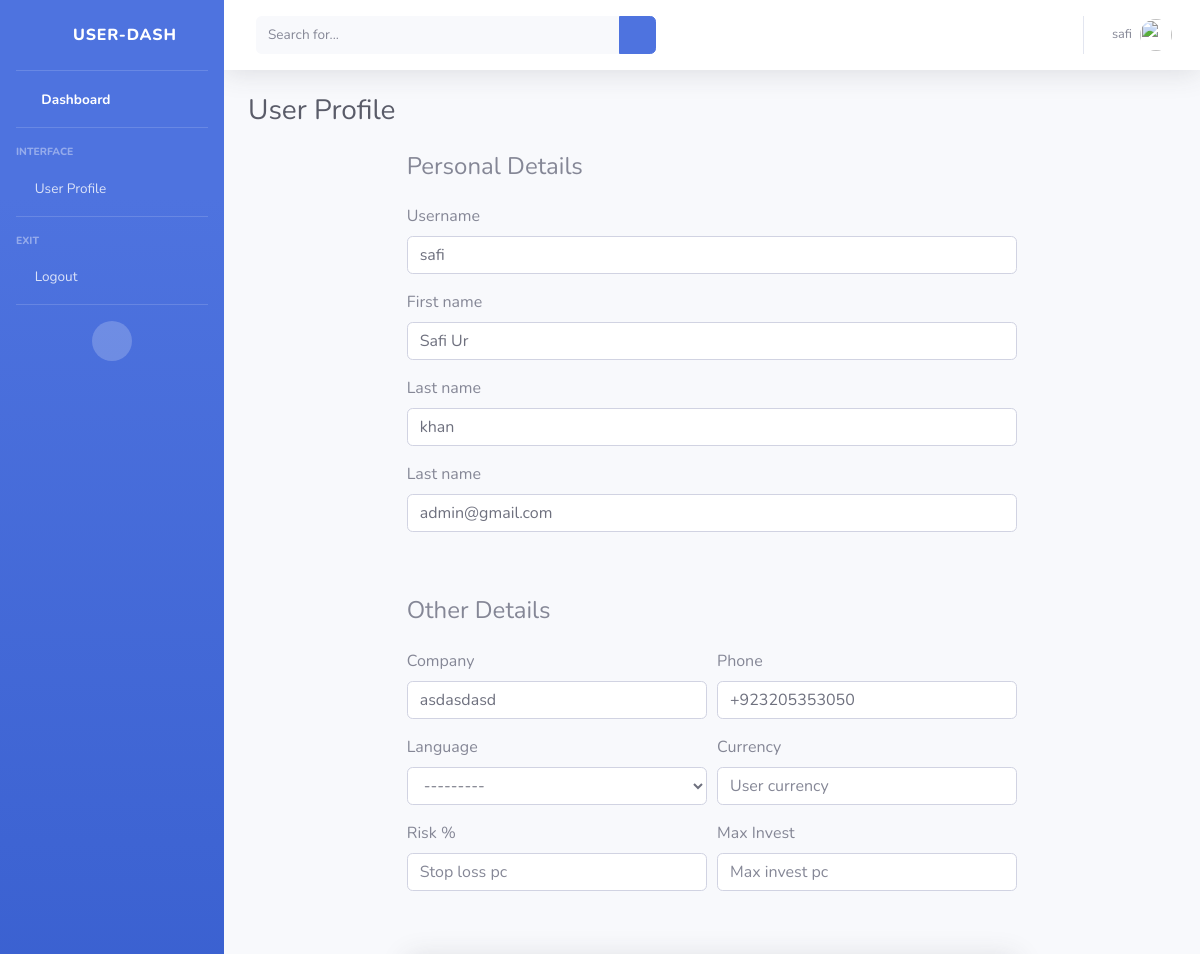
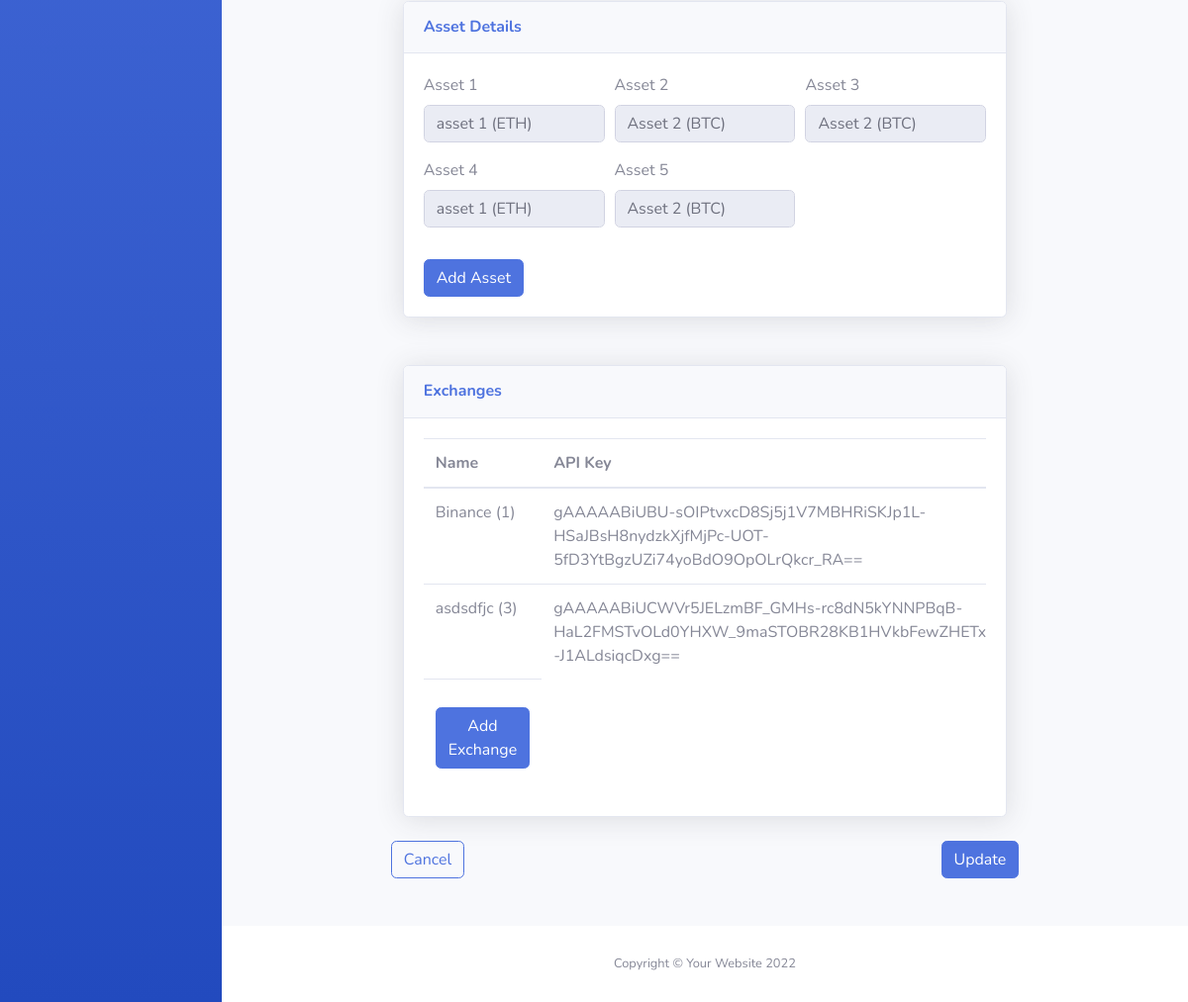
The app's page /profile/ (signed in), older data (2 pictures, top to bottom).
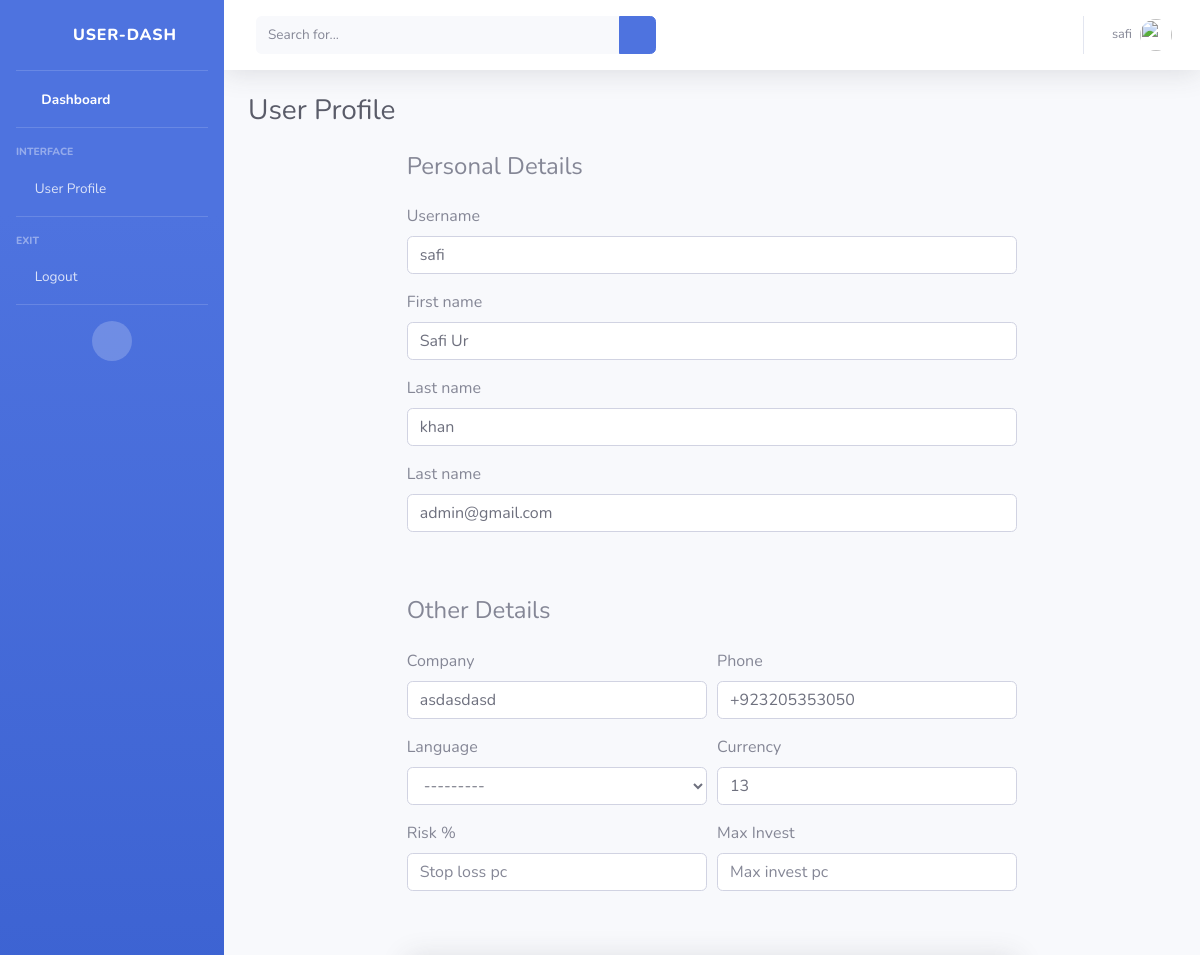
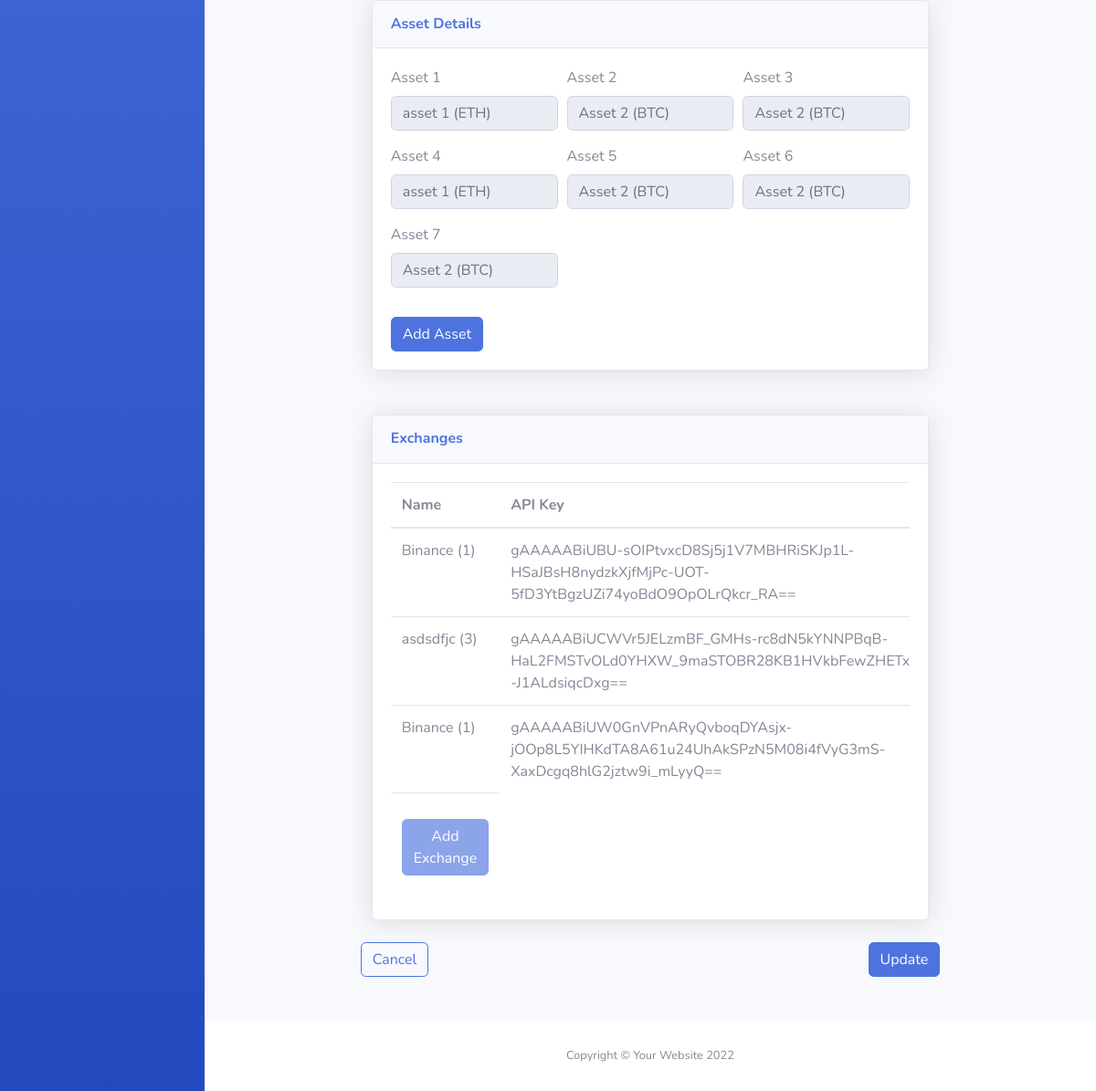
The same page, newer data (2 pictures, top to bottom).
### first_task_app/models.py (models this page shows, shortened)
class Profile(models.Model):
    user = models.OneToOneField(User, on_delete=models.CASCADE)
    company = models.CharField(max_length=50)
    telephone = models.CharField(max_length=50)
    typ = models.IntegerField(null=True, blank=True)
    user_currency = models.CharField(max_length=30, blank=True)
    money = models.FloatField(null=True, blank=True)
    portfolio_calc = models.FloatField(null=True, blank=True)
    stop_loss_pc = models.IntegerField(null=True, blank=True)
    max_invest_pc = models.IntegerField(null=True, blank=True)
    language = models.ForeignKey(Language, on_delete=models.CASCADE, null=True, blank=True)
    created_at = models.DateTimeField(auto_now_add=True)
    updated_at = models.DateTimeField(auto_now=True)

class UserAsset(models.Model):
    user = models.ForeignKey(User, on_delete=models.CASCADE)
    asset = models.ForeignKey(Asset, on_delete=models.CASCADE)
    def __str__(self):
        return "%s" % (self.asset)

class Asset(models.Model):
    name = models.CharField(max_length=30)
    symbol = models.CharField(max_length=30)
    asset_type_id = models.IntegerField()
    shortable = models.IntegerField()
    active = models.IntegerField()
    news_date = models.DateField()
    def __str__(self):
        return "%s (%s)" % (self.name, self.symbol)

class UserExchange(models.Model):
    user = models.ForeignKey(User, on_delete=models.CASCADE)
    exchange = models.ForeignKey(Exchange, on_delete=models.CASCADE)
    api_url = models.URLField(null=False, blank=True)
    api_key = EncryptedCharField(max_length=200, null=False, blank=True)
    secret_key = EncryptedCharField(max_length=200, null=False, blank=True)
    portfolio_rest = models.FloatField(null=True, blank=True)
    portfolio_calc = models.FloatField(null=True, blank=True)

class Exchange(models.Model):
    asset_type_id = models.IntegerField(unique=True)
    name = models.CharField(max_length=50)
    def __str__(self):
        return "%s (%s)" % (self.name, self.asset_type_id)

### first_task_app/views.py (the view)
# urls.py: path('profile/', views.profile, name="profile"),
@transaction.atomic
@login_required(login_url='login')
def profile(request):
    if request.method == 'POST':
        userForm = UserForm(request.POST, instance=request.user)
        profileForm = ProfileForm(request.POST, instance=request.user.profile)
        exchangeForm = UserExchangeForm(request.POST)
        assetForm = UserAssetForm(request.POST)
        exchanges = UserExchange.objects.filter(user=request.user)
        if 'ExchangeFormSubmit' in request.POST:
            if len(exchanges) < 3:
                if exchangeForm.is_valid():
                    obj = exchangeForm.save(commit=False)
                    obj.user = request.user
                    obj.save()
                    messages.success(request, ('New exchange added successfully!'))
                    return redirect('profile')
                else:
                    messages.error(request, ('Please correct the error in exchanges'))
                    return redirect('profile')
        if 'AssetFormSubmit' in request.POST:
            if assetForm.is_valid():
                obj = assetForm.save(commit=False)
                obj.user = request.user
                obj.save()
                messages.success(request, ('New asset added successfully!'))
                return redirect('profile')
            else:
                messages.error(request, ('Please correct the error in exchanges'))
                return redirect('profile')
        if 'UserProfileFormSubmit' in request.POST:
            if userForm.is_valid() and profileForm.is_valid():
                userForm.save()
                profileForm.save()
                messages.success(request, ('Profile updated successfully!'))
                return redirect('dashboard')
            else:
                errors = ProfileForm.errors
                return redirect('profile', json.dumps(errors))
    else:
        userForm = UserForm(instance=request.user)
        profileForm = ProfileForm(instance=request.user.profile)
        exchanges = UserExchange.objects.filter(user=request.user)
        exchangeForm = UserExchangeForm(instance=request.user)
        assetForm = UserAssetForm(instance=request.user)
        assets = UserAsset.objects.filter(user=request.user)
        context = {'userForm': userForm, 'profileForm': profileForm, 'exchangeForm': exchangeForm,
                   'assetForm': assetForm, 'exchanges': exchanges, 'assets': assets}
        return render(request, 'profile.html', context)

### templates/profile.html (shortened to what this page needs)
<!DOCTYPE html>
<html lang="en">
<head>
    {% load static %}
    <link href="{% static 'vendor/fontawesome-free/css/all.min.css' %}" rel="stylesheet" type="text/css">
    <link href="{% static 'css/sb-admin-2.min.css' %}" rel="stylesheet">
</head>
<body id="page-top">
<div id="wrapper">
    <ul class="navbar-nav bg-gradient-primary sidebar sidebar-dark accordion" id="accordionSidebar">
        <a class="sidebar-brand d-flex align-items-center justify-content-center" href="{% url 'dashboard' %}">
            <div class="sidebar-brand-icon">
                <i class="fas fa-shield-alt"></i>
            </div>
            <div class="sidebar-brand-text mx-3">User-Dash</div>
        </a>
        <hr class="sidebar-divider my-0">
        <li class="nav-item active">
            <a class="nav-link" href="{% url 'dashboard' %}">
                <i class="fas fa-fw fa-tachometer-alt"></i>
                <span>Dashboard</span></a>
        </li>
        <hr class="sidebar-divider">
        <div class="sidebar-heading">
            Interface
        </div>
        <li class="nav-item">
            <a class="nav-link" href="#">
                <i class="fas fa-user"></i>
                <span>User Profile</span>
            </a>
        </li>
        <hr class="sidebar-divider">
        <div class="sidebar-heading">
            Exit
        </div>
        <li class="nav-item">
            <a class="nav-link" href="#" data-toggle="modal" data-target="#logoutModal">
                <i class="fas fa-sign-out-alt"></i>
                <span>Logout</span></a>
        </li>
        <hr class="sidebar-divider d-none d-md-block">
        <div class="text-center d-none d-md-inline">
            <button class="rounded-circle border-0" id="sidebarToggle"></button>
        </div>
    </ul>
    <div id="content-wrapper" class="d-flex flex-column">
        <div id="content">
            <nav class="navbar navbar-expand navbar-light bg-white topbar mb-4 static-top shadow">
                <form
                        class="d-none d-sm-inline-block form-inline mr-auto ml-md-3 my-2 my-md-0 mw-100 navbar-search">
                    <div class="input-group">
                        <input type="text" class="form-control bg-light border-0 small" placeholder="Search for..."
                               aria-label="Search" aria-describedby="basic-addon2">
                        <div class="input-group-append">
                            <button class="btn btn-primary" type="button">
                                <i class="fas fa-search fa-sm"></i>
                            </button>
                        </div>
                    </div>
                </form>
                <ul class="navbar-nav ml-auto">
                    <li class="nav-item dropdown no-arrow">
                        <a class="nav-link dropdown-toggle" href="#" id="userDropdown" role="button"
                           data-toggle="dropdown" aria-haspopup="true" aria-expanded="false">
                            <span class="mr-2 d-none d-lg-inline text-gray-600 small">{{ userForm.username.value }}</span>
                            <img class="img-profile rounded-circle" src="{% static 'img/undraw_profile.svg ' %}">
                        </a>
                    </li>
                </ul>
            </nav>
            <div class="container-fluid">
                <h1 class="h3 mb-4 text-gray-800">User Profile</h1>
            </div>
            <div class="container pb-5">
                <div class="row justify-content-center">
                    <form method="POST" class="col-lg-8">
                        <h4 class="mb-4">Personal Details</h4>
                        <fieldset>
                            <div class="form-row">
                                <div class="col-md-12 mb-3">
                                    <label for="validationDefault01">Username</label>
                                    {{ userForm.username }}
                                </div>
                            </div>
                        </fieldset>
                        <fieldset>
                            <div class="form-row">
                                <div class="col-md-12 mb-3">
                                    <label for="validationDefault01">First name</label>
                                    {{ userForm.first_name }}
                                </div>
                            </div>
                        </fieldset>
                        <fieldset>
                            <div class="form-row">
                                <div class="col-md-12 mb-3">
                                    <label for="validationDefault02">Last name</label>
                                    {{ userForm.last_name }}
                                </div>
                            </div>
                        </fieldset>
                        <fieldset>
                            <div class="form-row">
                                <div class="col-md-12 mb-3">
                                    <label for="validationDefault02">Last name</label>
                                    {{ userForm.email }}
                                </div>
                            </div>
                        </fieldset>
                        <h4 class="mt-5 mb-4">Other Details</h4>
                        <div class="form-row">
                            <div class="col-md-6 mb-3">
                                <label for="validationDefault03">Company</label>
                                {{ profileForm.company }}
                            </div>
                            <div class="col-md-6 mb-3">
                                <label for="validationDefault04">Phone</label>
                                {{ profileForm.telephone }}
                            </div>
                        </div>
                        <div class="form-row">
                            <div class="col-md-6 mb-3">
                                <label for="validationDefault03">Language</label>
                                {{ profileForm.language }}
                            </div>
                            <div class="col-md-6 mb-3">
                                <label for="validationDefault04">Currency</label>
                                {{ profileForm.user_currency }}
                            </div>
                        </div>
                        <div class="form-row">
                            <div class="col-md-6 mb-3">
                                <label for="validationDefault04">Risk %</label>
                                {{ profileForm.stop_loss_pc }}
                            </div>
                            <div class="col-md-6 mb-3">
                                <label for="validationDefault03">Max Invest</label>
                                {{ profileForm.max_invest_pc }}
                            </div>
                        </div>
                        <div class="card shadow mb-4 mt-5">
                            <div class="card-header py-3">
                                <h6 class="m-0 font-weight-bold text-primary">Asset Details</h6>
                            </div>
                            <div class="card-body">
                                <div class="form-row">
                                    {% for asset in assets %}
                                        <div class="col-md-4 mb-3">
                                            <label for="validationDefault04">Asset {{ forloop.counter }}</label>
                                            <input type="text" class="form-control" id="validationDefault04"
                                                   placeholder=""
                                                   disabled value="{{ asset }}">
                                        </div>
                                    {% empty %}
                                        <li>Sorry, no assets in this list.</li>
                                    {% endfor %}
                                </div>
                                <button class="btn btn-primary mt-3" type="button"
                                        data-toggle="modal"
                                        data-target="#modal-default1">Add Asset
                                </button>
                            </div>
                        </div>
                        <div class="card shadow mb-4 mt-5">
                            <div class="card-header py-3">
                                <h6 class="m-0 font-weight-bold text-primary">Exchanges</h6>
                            </div>
                            <div class="card-body">
                                <div class="table-responsive">
                                    <table class="table" id="dataTable" width="100%" cellspacing="0">
                                        <thead>
                                        <tr>
                                            <th>Name</th>
                                            <th>API Key</th>
                                        </tr>
                                        </thead>
                                        <tbody>
                                        {% for exchange in exchanges %}
                                            <tr>
                                                <td>{{ exchange.exchange }}</td>
                                                <td>{{ exchange.api_key }}</td>
                                            </tr>
                                        {% empty %}
                                            <li>Sorry, no exchanges in this list.</li>
                                        {% endfor %}
                                        </tbody>
                                        <tfoot>
                                        <tr>
                                            <td>
                                                {% if exchanges|length == 3 %}
                                                    <button class="btn btn-primary mt-3" disabled type="button"
                                                            data-toggle="modal"
                                                            data-target="#modal-default">Add Exchange
                                                {% else %}
                                                    <button class="btn btn-primary mt-3" type="button"
                                                            data-toggle="modal"
                                                            data-target="#modal-default">Add Exchange
                                                {% endif %}
                                                </button>
                                            </td>
                                        </tr>
                                        </tfoot>
                                    </table>
                                </div>
                            </div>
                        </div>
                        <div class="row justify-content-between">
                            <a class="btn btn-outline-primary" href="{% url 'dashboard' %}" type="button">Cancel</a>
                            <button class="btn btn-primary" name="UserProfileFormSubmit" type="submit">Update</button>
                        </div>
                    </form>
                </div>
            </div>
        </div>
        <footer class="sticky-footer bg-white">
            <div class="container my-auto">
                <div class="copyright text-center my-auto">
                    <span>Copyright &copy; Your Website 2022</span>
                </div>
            </div>
        </footer>
    </div>
</div>
</body>
</html>

Row changes from the older to the newer data that the page shows:
changed Profile "asdasdasd": user_currency (not shown) → "13"
added UserAsset: asset.symbol "Asset 2 (BTC)"
added UserAsset: asset.symbol "Asset 2 (BTC)"
added UserExchange: exchange "Binance (1)", api_key "gAAAAABiUW0GnVPnARyQvboqDYAsjx-jOOp8L5YIHKdTA8A61u24UhAkSPzN5M08i4fVyG3mS-XaxDcgq8hlG2jztw9i_mLyyQ=="
